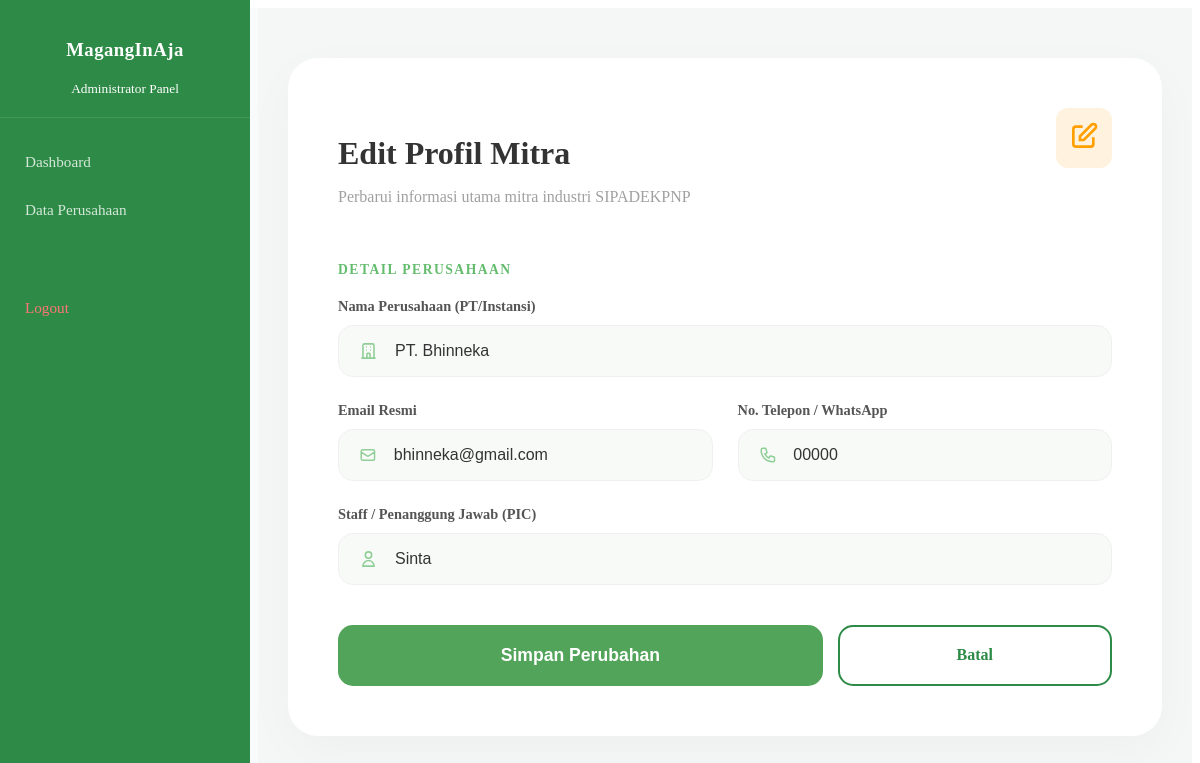
/admin/edit_perusahaan.php?id=3, run on the app's committed database.
### tables this page shows
CREATE TABLE `perusahaan` (
  `id_perusahaan` int(11) NOT NULL,
  `id_user` int(11) NOT NULL,
  `nama_perusahaan` varchar(200) NOT NULL,
  `bidang` varchar(150) NOT NULL,
  `keterangan` text NOT NULL,
  `foto` varchar(255) NOT NULL,
  `email` varchar(150) NOT NULL,
  `no_hp` varchar(20) NOT NULL,
  `contact_person` varchar(200) NOT NULL,
  `alamat_perusahaan` text NOT NULL,
  `create_at` datetime NOT NULL
);

### admin/edit_perusahaan.php (the view, shortened to what this page needs)
<?php
require_once '../config.php';
require_once '../templates/header_admin.php';
$id = mysqli_real_escape_string($conn, $_GET['id']);
$query = mysqli_query($conn, "SELECT * FROM perusahaan WHERE id_perusahaan = '$id'");
$data = mysqli_fetch_assoc($query);
?>
<link rel="stylesheet" href="<?= $base_url; ?>css/data_perusahaan.css">
<main class="main-content">
    <div class="form-container">
        <div class="form-header">
            <div>
                <h2>Edit Profil Mitra</h2>
                <p>Perbarui informasi utama mitra industri SIPADEKPNP</p>
            </div>
            <div class="header-icon" style="background: #fff3e0; padding: 12px; border-radius: 12px;">
                <svg width="32" height="32" fill="none" stroke="#FFA000" stroke-width="2" viewBox="0 0 24 24">
                    <path d="M11 5H6a2 2 0 00-2 2v11a2 2 0 002 2h11a2 2 0 002-2v-5m-1.414-9.414a2 2 0 112.828 2.828L11.828 15H9v-2.828l8.586-8.586z"></path>
                </svg>
            </div>
        </div>
        <form action="proses_edit_perusahaan.php" method="POST">
            <div class="section-title">Detail Perusahaan</div>
            <div class="form-grid">
                <div class="input-box full-width">
                    <label>Nama Perusahaan (PT/Instansi)</label>
                    <div class="input-field">
                        <svg width="20" height="20" fill="none" stroke="currentColor" stroke-width="2" viewBox="0 0 24 24"><path d="M19 21V5a2 2 0 00-2-2H7a2 2 0 00-2 2v16m14 0h2m-2 0h-5m-9 0H3m2 0h5M9 7h1m-1 4h1m4-4h1m-1 4h1m-5 10v-5a1 1 0 011-1h2a1 1 0 011 1v5m-4 0h4"></path></svg>
                        <input type="text" name="nama_perusahaan" value="<?= htmlspecialchars($data['nama_perusahaan']); ?>" required>
                    </div>
                </div>
                <div class="input-box">
                    <label>Email Resmi</label>
                    <div class="input-field">
                        <svg width="20" height="20" fill="none" stroke="currentColor" stroke-width="2" viewBox="0 0 24 24"><path d="M3 8l7.89 5.26a2 2 0 002.22 0L21 8M5 19h14a2 2 0 002-2V7a2 2 0 00-2-2H5a2 2 0 00-2 2v10a2 2 0 002 2z"></path></svg>
                        <input type="email" name="email" value="<?= htmlspecialchars($data['email']); ?>" required>
                    </div>
                </div>
                <div class="input-box">
                    <label>No. Telepon / WhatsApp</label>
                    <div class="input-field">
                        <input type="text" name="no_hp" value="<?= htmlspecialchars($data['no_hp']); ?>" required>
                    </div>
                </div>
                <div class="input-box full-width">
                    <label>Staff / Penanggung Jawab (PIC)</label>
                    <div class="input-field">
                        <svg width="20" height="20" fill="none" stroke="currentColor" stroke-width="2" viewBox="0 0 24 24"><path d="M16 7a4 4 0 11-8 0 4 4 0 018 0zM12 14a7 7 0 00-7 7h14a7 7 0 00-7-7z"></path></svg>
                        <input type="text" name="contact_person" value="<?= htmlspecialchars($data['contact_person']); ?>" required>
                    </div>
                </div>
            </div>
            <div style="margin-top: 40px; display: flex; gap: 15px;">
                <button type="submit" name="update" class="btn-submit" style="margin-top: 0; flex: 2;">Simpan Perubahan</button>
                <a href="data_perusahaan.php" class="btn-theme-white" style="flex: 1; display: flex; align-items: center; justify-content: center; text-decoration: none; border-radius: 15px; font-weight: 700;">Batal</a>
            </div>
        </form>
    </div>
</main>
</div> </body>
</html>

### css/admin.css (style rules this page uses)
.main-content { flex: 1; padding: 40px 60px; }

### css/data_perusahaan.css (style rules this page uses)
.form-container { background: #FFFFFF; border-radius: 30px; padding: 50px; max-width: 900px; margin: 20px auto; box-shadow: 0 15px 50px rgba(0,0,0,0.03); }
.form-header { display: flex; justify-content: space-between; align-items: flex-start; margin-bottom: 40px; }
.form-header h2 { font-size: 2rem; font-weight: 700; color: #333; margin-bottom: 5px; }
.form-header p { color: #a0a0a0; font-size: 1rem; }
.header-icon { background: #f1f8e9; padding: 12px; border-radius: 12px; }
.section-title { font-size: 0.85rem; font-weight: 800; color: #64bc6e; text-transform: uppercase; letter-spacing: 1.5px; margin: 40px 0 20px 0; }
.form-grid { display: grid; grid-template-columns: 1fr 1fr; gap: 25px; }
.full-width { grid-column: span 2; }
.input-box label { display: block; font-size: 0.9rem; font-weight: 600; margin-bottom: 10px; color: #555; }
.input-field { background: #f8faf8; border: 1px solid #f0f0f0; border-radius: 15px; padding: 15px 20px; display: flex; align-items: center; transition: 0.3s; }
.input-field input, .input-field textarea { border: none; background: transparent; width: 100%; outline: none; font-size: 1rem; color: #333; }
.input-field svg { margin-right: 15px; color: #64bc6e; opacity: 0.7; }
.btn-submit { background: #52a45a; color: white; border: none; padding: 20px; width: 100%; border-radius: 15px; font-size: 1.1rem; font-weight: 700; cursor: pointer; margin-top: 40px; transition: 0.3s; }

### templates/header_admin.php (style rules this page uses)
.main-content { margin-left: 250px; padding: 30px; background: #f4f7f6; min-height: 100vh; }
.btn-theme-white { background-color: white; color: #2E8B47; border: 2px solid #2E8B47; padding: 12px 24px; border-radius: 8px; text-decoration: none; font-weight: 600; transition: 0.3s; display: inline-block; }

### data on the page
perusahaan: nama_perusahaan "PT. Bhinneka", email "bhinneka@gmail.com", no_hp "00000", contact_person "Sinta"
